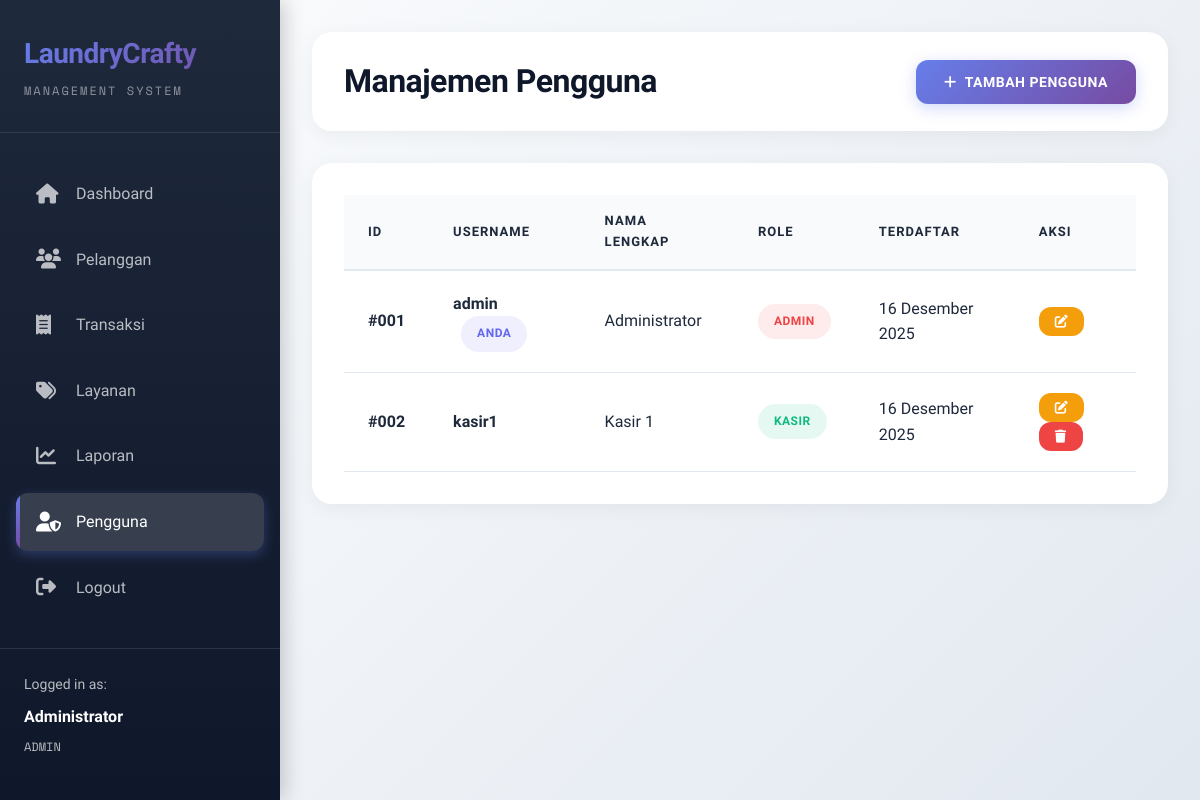
Page /pengguna.php (signed in) on the committed database.
### tables this page shows
CREATE TABLE IF NOT EXISTS user (
    id_user INT PRIMARY KEY AUTO_INCREMENT,
    username VARCHAR(50) UNIQUE NOT NULL,
    password VARCHAR(255) NOT NULL,
    nama_lengkap VARCHAR(100) NOT NULL,
    role ENUM('admin', 'kasir') DEFAULT 'kasir',
    created_at TIMESTAMP DEFAULT CURRENT_TIMESTAMP
);

### includes/functions.php (called while the page is built, shortened)
<?php
function isLoggedIn() {
    return isset($_SESSION['user_id']);
}
function getCurrentUser() {
    return [
        'id' => $_SESSION['user_id'],
        'username' => $_SESSION['username'],
        'nama' => $_SESSION['nama_lengkap'],
        'role' => $_SESSION['role']
    ];
}
function formatDate($date) {
    $months = [
        1 => 'Januari', 'Februari', 'Maret', 'April', 'Mei', 'Juni',
        'Juli', 'Agustus', 'September', 'Oktober', 'November', 'Desember'
    ];
    $timestamp = strtotime($date);
    $day = date('d', $timestamp);
    $month = $months[(int)date('m', $timestamp)];
    $year = date('Y', $timestamp);
    return "$day $month $year";
}
?>

### pengguna.php (the view, shortened to what this page needs)
<?php
require_once 'includes/config.php';
require_once 'includes/functions.php';
$user = getCurrentUser();
$users = $conn->query("SELECT * FROM user ORDER BY created_at DESC");
?>
<!DOCTYPE html>
<html lang="id">
<head>
    <link rel="stylesheet" href="css/style.css">
    <link rel="stylesheet" href="https://cdnjs.cloudflare.com/ajax/libs/font-awesome/6.4.0/css/all.min.css">
</head>
<body>
    <div class="wrapper">
        <aside class="sidebar">
            <div class="logo">
                <h2>LaundryCrafty</h2>
                <p>Management System</p>
            </div>
            <ul class="nav-menu">
                <li>
                    <a href="dashboard.php">
                        <i class="fas fa-home"></i>
                        Dashboard
                    </a>
                </li>
                <li>
                    <a href="pelanggan.php">
                        <i class="fas fa-users"></i>
                        Pelanggan
                    </a>
                </li>
                <li>
                    <a href="transaksi.php">
                        <i class="fas fa-receipt"></i>
                        Transaksi
                    </a>
                </li>
                <li>
                    <a href="layanan.php">
                        <i class="fas fa-tags"></i>
                        Layanan
                    </a>
                </li>
                <li>
                    <a href="laporan.php">
                        <i class="fas fa-chart-line"></i>
                        Laporan
                    </a>
                </li>
                <li>
                    <a href="pengguna.php" class="active">
                        <i class="fas fa-user-shield"></i>
                        Pengguna
                    </a>
                </li>
                <li>
                    <a href="logout.php">
                        <i class="fas fa-sign-out-alt"></i>
                        Logout
                    </a>
                </li>
            </ul>
            <div class="user-info">
                <p>Logged in as:</p>
                <strong><?php echo $user['nama']; ?></strong>
                <p style="margin-top: 0.5rem; font-family: 'Space Mono', monospace; text-transform: uppercase; font-size: 0.75rem;">
                    <?php echo $user['role']; ?>
                </p>
            </div>
        </aside>
        <main class="main-content">
            <div class="header">
                <h1>Manajemen Pengguna</h1>
                <div class="header-actions">
                    <button onclick="openModal('addModal')" class="btn btn-primary">
                        <i class="fas fa-plus"></i> Tambah Pengguna
                    </button>
                </div>
            </div>
            <div class="card">
                <div class="table-responsive">
                    <table>
                        <thead>
                            <tr>
                                <th>ID</th>
                                <th>Username</th>
                                <th>Nama Lengkap</th>
                                <th>Role</th>
                                <th>Terdaftar</th>
                                <th>Aksi</th>
                            </tr>
                        </thead>
                        <tbody>
                            <?php if ($users->num_rows > 0): ?>
                                <?php while ($row = $users->fetch_assoc()): ?>
                                    <tr>
                                        <td><strong>#<?php echo str_pad($row['id_user'], 3, '0', STR_PAD_LEFT); ?></strong></td>
                                        <td>
                                            <strong><?php echo $row['username']; ?></strong>
                                            <?php if ($row['id_user'] == $user['id']): ?>
                                                <span class="badge badge-info" style="margin-left: 0.5rem;">Anda</span>
                                            <?php endif; ?>
                                        </td>
                                        <td><?php echo $row['nama_lengkap']; ?></td>
                                        <td>
                                            <?php
                                            $badge_class = $row['role'] === 'admin' ? 'badge-danger' : 'badge-success';
                                            ?>
                                            <span class="badge <?php echo $badge_class; ?>">
                                                <?php echo ucfirst($row['role']); ?>
                                            </span>
                                        </td>
                                        <td><?php echo formatDate($row['created_at']); ?></td>
                                        <td>
                                            <button onclick='editUser(<?php echo json_encode($row); ?>)' class="btn btn-warning btn-sm">
                                                <i class="fas fa-edit"></i>
                                            </button>
                                            <?php if ($row['id_user'] != $user['id']): ?>
                                                <button onclick="deleteUser(<?php echo $row['id_user']; ?>, '<?php echo addslashes($row['username']); ?>')" class="btn btn-danger btn-sm">
                                                    <i class="fas fa-trash"></i>
                                                </button>
                                            <?php endif; ?>
                                        </td>
                                    </tr>
                                <?php endwhile; ?>
                            <?php endif; ?>
                        </tbody>
                    </table>
                </div>
            </div>
        </main>
    </div>
</body>
</html>

### rows in the picture
user: id_user "001", username "admin", shows "ANDA", nama_lengkap "Administrator", role "ADMIN", created_at "16 Desember 2025"
user: id_user "002", username "kasir1", nama_lengkap "Kasir 1", role "KASIR", created_at "16 Desember 2025"

### other values in the picture
$user['nama'] "Administrator"
$user['role'] "ADMIN"
